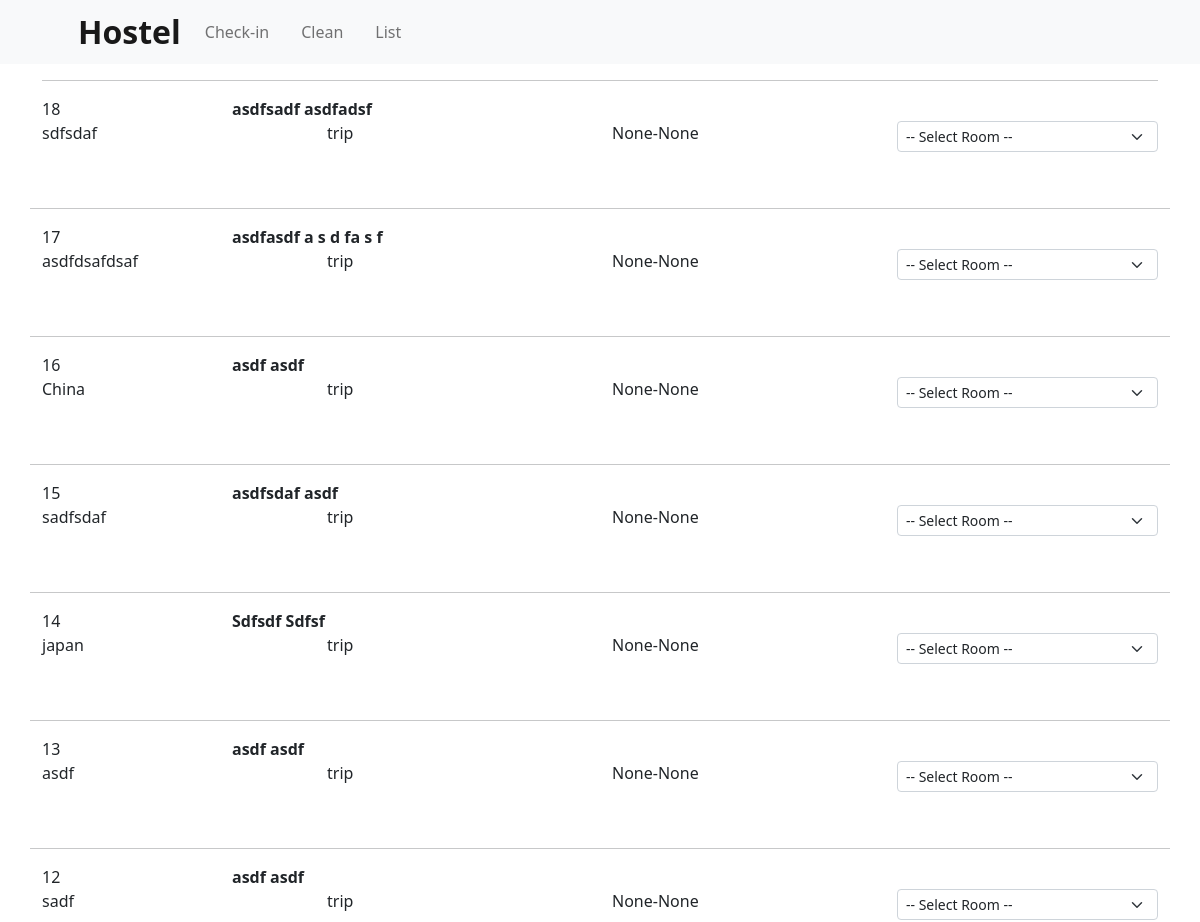
The page /hostel/glist/ (signed in, upper part) on the database as committed earlier.
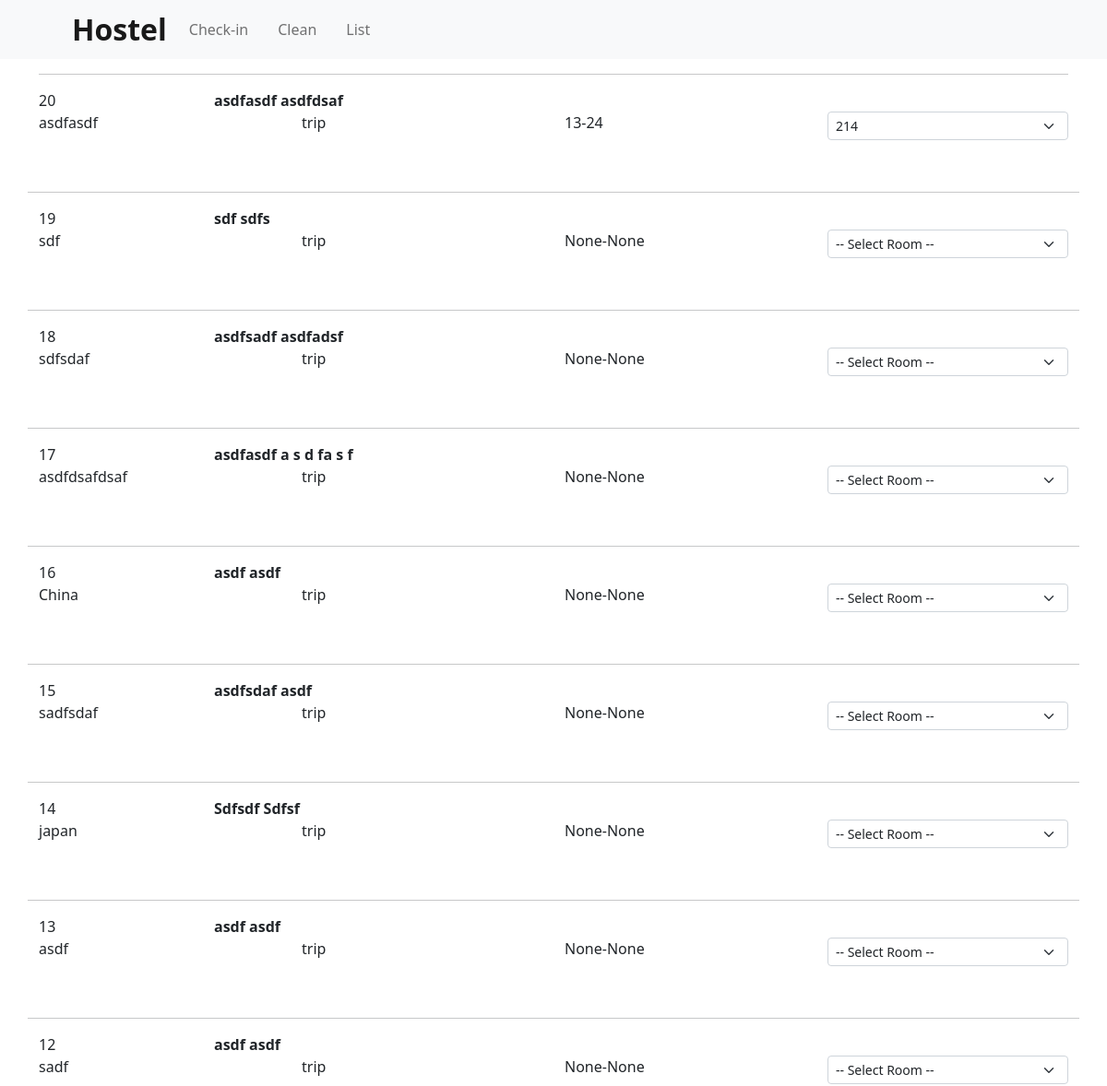
The same page on the database as committed later.
### hostel/models.py (models this page shows, shortened)
class Guest(models.Model):
    date_modified = models.DateTimeField(auto_now=True)
    givenname = models.CharField(max_length=30, blank=True)
    surname = models.CharField(max_length=30, blank=True)
    country = models.CharField(max_length=30, blank=True)
    platform = models.CharField(max_length=30, blank=True)
    passport = CloudinaryField('image', blank=False, null=False)
    selfie = CloudinaryField('image', blank=False, null=False)
    terms_answers = models.JSONField(default=dict, blank=True)
    room = models.ForeignKey(
        "RoomState",
        on_delete=models.SET_NULL,  # keeps guest even if room is deleted
        null=True,
        blank=True,
        related_name="guests"
    )
    start_day = models.PositiveIntegerField(null=True, blank=True)
    end_day = models.PositiveIntegerField(null=True, blank=True)

class RoomState(models.Model):
    name = models.CharField(max_length=30, blank=False)
    out = models.BooleanField(default=False)
    key = models.BooleanField(default=False)
    is_clean = models.BooleanField(default=False)

### hostel/views.py (the view)
# urls.py: path('glist/', views.gList, name='glist'),
def gList(request):
    if not request.session.get('access_granted'):
        return redirect(f"/hostel/access/?next=/hostel/glist/")
    guests = Guest.objects.all().order_by('-id')
    rooms = RoomState.objects.all()
    return render(request, 'hostel/glist.html', {'guest': guests, 'rooms': rooms})

### cart/context_processors.py (called while the page is built)
def cart(request):
    return {'cart': Cart(request)}

### hostel/context_processors.py (called while the page is built)
def language(request):
    return {
        'lang': request.session.get('lang', 'en')
    }

### store/context_processors.py (called while the page is built)
def base_breadcrumbs(request):
    path = request.path
    parts = path.strip('/').split('/')
    breadcrumbs = []
    url = ''
    for part in parts:
        url += f'/{part}'
        breadcrumbs.append({'name': part.replace('_', ' ').capitalize(), 'url': url})
    return {'breadcrumbs': breadcrumbs}

### hostel/templates/hostel/glist.html (shortened to what this page needs)
{% extends 'hostel/h_base.html' %}
{% block content %}
<div class="container">
    <hr>
    {% for g in guest %}
        <div class="row">
            <div class="col-2">{{ g.id }}</div>
            <div class="col-10"><b>{{ g.surname }} {{ g.givenname }}</b></div>
            <div class="col-3">{{ g.country }}</div>
            <div class="col-3 mb-3">{{ g.platform }}</div>
            <div class="col-3 mb-3">{{ g.start_day }}-{{ g.end_day }}</div>
            <div class="col-3 mb-3">
                <select class="form-select form-select-sm room-select"
                        data-guest-id="{{ g.id }}">
                    <option value="">-- Select Room --</option>
                    {% for room in rooms %}
                        <option value="{{ room.id }}"
                            {% if g.room and g.room.id == room.id %}selected{% endif %}>
                            {{ room.name }}
                        </option>
                    {% endfor %}
                </select>
            </div>
            <div class="col-6 mb-3">
            </div>
            <div class="col-6">
            </div>
            <hr>
        </div>
    {% empty %}
        <p>No guests found.</p>
    {% endfor %}
</div>
<br/><br/>
{% endblock %}

### hostel/templates/hostel/h_base.html (shortened to what this page needs)
{% load static %}
<!DOCTYPE html>
<html lang="en">
    <head>
        <link href="https://cdn.jsdelivr.net/npm/bootstrap-icons@1.5.0/font/bootstrap-icons.css" rel="stylesheet" />
        <link href="{% static 'css/styles.css' %}" rel="stylesheet" />
        <link href="{% static 'css/styles_customized.css' %}" rel="stylesheet" />
    </head>
    <body>
        <div class="page-wrapper">
        {% include 'hostel/h_navbar.html' %}
        {% block content %}
        {% endblock %}
        </div>
    </body>
</html>

### hostel/templates/hostel/h_navbar.html
<nav class="navbar navbar-expand-lg navbar-light bg-light">
    <div class="container px-4 px-lg-5 d-flex justify-content-start align-items-center">
        <a class="navbar-brand me-3" href="{% url 'language' %}">
            <h2 style="font-weight:bold; margin:0;">Hostel</h2>
        </a>
        <ul class="navbar-nav flex-row">
            <li class="nav-item me-3">
                <a class="nav-link" href="{% url 'language' %}">
                    Check-in
                </a>
            </li>
            <li class="nav-item me-3">
                <a class="nav-link" href="{% url 'access' %}?next={% url 'clean' %}">
                    Clean
                </a>
            </li>
            <li class="nav-item me-3">
                <a class="nav-link" href="{% url 'access' %}?next={% url 'glist' %}">
                    List
                </a>
            </li>
        </ul>
    </div>
</nav>

### hostel/templates/hostel/h_header.html (shortened to what this page needs)
{% load url_filters %}

### static/css/styles_customized.css (style rules this page uses)
html, body { height: 100%; margin: 0; display: flex; flex-direction: column; }
.page-wrapper { flex: 1; }
.navbar-nav { --bs-nav-link-padding-y: 0.2rem; }

Rows that differ between the two databases and show on the page:
added Guest: id "20", surname "asdfasdf", givenname "asdfdsaf", country "asdfasdf", platform "trip", start_day "13", end_day "24", room+id "214"
added Guest: id "19", surname "sdf", givenname "sdfs", country "sdf", platform "trip", start_day "None", end_day "None"
